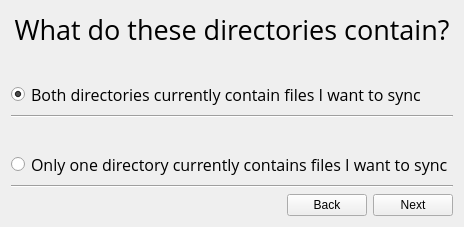
               <widget class="QWidget" name="page_3">
                <layout class="QVBoxLayout" name="verticalLayout_12">
                 <item>
                  <widget class="QLabel" name="p2Title_2">
                   <property name="font">
                    <font>
                     <family>Open Sans</family>
                     <pointsize>20</pointsize>
                    </font>
                   </property>
                   <property name="text">
                    <string>What do these directories contain?</string>
                   </property>
                   <property name="alignment">
                    <set>Qt::AlignCenter</set>
                   </property>
                  </widget>
                 </item>
                 <item>
                  <layout class="QHBoxLayout" name="horizontalLayout_16">
                   <item>
                    <spacer name="horizontalSpacer_33">
                     <property name="orientation">
                      <enum>Qt::Horizontal</enum>
                     </property>
                     <property name="sizeHint" stdset="0">
                      <size>
                       <width>40</width>
                       <height>20</height>
                      </size>
                     </property>
                    </spacer>
                   </item>
                   <item>
                    <widget class="QLabel" name="label_3">
                     <property name="text">
                      <string/>
                     </property>
                     <property name="pixmap">
                      <pixmap resource="res.qrc">:/images/general/folderwithfiles.png</pixmap>
                     </property>
                    </widget>
                   </item>
                   <item>
                    <spacer name="horizontalSpacer_35">
                     <property name="orientation">
                      <enum>Qt::Horizontal</enum>
                     </property>
                     <property name="sizeHint" stdset="0">
                      <size>
                       <width>40</width>
                       <height>20</height>
                      </size>
                     </property>
                    </spacer>
                   </item>
                   <item>
                    <widget class="QLabel" name="label_4">
                     <property name="text">
                      <string/>
                     </property>
                     <property name="pixmap">
                      <pixmap resource="res.qrc">:/images/general/folderwithfiles.png</pixmap>
                     </property>
                    </widget>
                   </item>
                   <item>
                    <spacer name="horizontalSpacer_36">
                     <property name="orientation">
                      <enum>Qt::Horizontal</enum>
                     </property>
                     <property name="sizeHint" stdset="0">
                      <size>
                       <width>40</width>
                       <height>20</height>
                      </size>
                     </property>
                    </spacer>
                   </item>
                  </layout>
                 </item>
                 <item>
                  <widget class="QRadioButton" name="bothDirs">
                   <property name="font">
                    <font>
                     <family>Open Sans</family>
                     <pointsize>12</pointsize>
                    </font>
                   </property>
                   <property name="text">
                    <string>Both directories currently contain files I want to sync</string>
                   </property>
                   <property name="checked">
                    <bool>true</bool>
                   </property>
                  </widget>
                 </item>
                 <item>
                  <widget class="Line" name="line_24">
                   <property name="orientation">
                    <enum>Qt::Horizontal</enum>
                   </property>
                  </widget>
                 </item>
                 <item>
                  <layout class="QHBoxLayout" name="horizontalLayout_17">
                   <item>
                    <spacer name="horizontalSpacer_37">
                     <property name="orientation">
                      <enum>Qt::Horizontal</enum>
                     </property>
                     <property name="sizeHint" stdset="0">
                      <size>
                       <width>40</width>
                       <height>20</height>
                      </size>
                     </property>
                    </spacer>
                   </item>
                   <item>
                    <widget class="QLabel" name="label_5">
                     <property name="text">
                      <string/>
                     </property>
                     <property name="pixmap">
                      <pixmap resource="res.qrc">:/images/general/folderwithfiles.png</pixmap>
                     </property>
                    </widget>
                   </item>
                   <item>
                    <spacer name="horizontalSpacer_38">
                     <property name="orientation">
                      <enum>Qt::Horizontal</enum>
                     </property>
                     <property name="sizeHint" stdset="0">
                      <size>
                       <width>40</width>
                       <height>20</height>
                      </size>
                     </property>
                    </spacer>
                   </item>
                   <item>
                    <widget class="QLabel" name="label_6">
                     <property name="text">
                      <string/>
                     </property>
                     <property name="pixmap">
                      <pixmap resource="res.qrc">:/images/general/folderwithoutfiles.png</pixmap>
                     </property>
                    </widget>
                   </item>
                   <item>
                    <spacer name="horizontalSpacer_39">
                     <property name="orientation">
                      <enum>Qt::Horizontal</enum>
                     </property>
                     <property name="sizeHint" stdset="0">
                      <size>
                       <width>40</width>
                       <height>20</height>
                      </size>
                     </property>
                    </spacer>
                   </item>
                  </layout>
                 </item>
                 <item>
                  <widget class="QRadioButton" name="oneDir">
                   <property name="font">
                    <font>
                     <family>Open Sans</family>
                     <pointsize>12</pointsize>
                    </font>
                   </property>
                   <property name="text">
                    <string>Only one directory currently contains files I want to sync</string>
                   </property>
                  </widget>
                 </item>
                 <item>
                  <widget class="Line" name="line_26">
                   <property name="orientation">
                    <enum>Qt::Horizontal</enum>
                   </property>
                  </widget>
                 </item>
                 <item>
                  <layout class="QHBoxLayout" name="p1horz1_6">
                   <item>
                    <spacer name="horizontalSpacer_28">
                     <property name="orientation">
                      <enum>Qt::Horizontal</enum>
                     </property>
                     <property name="sizeHint" stdset="0">
                      <size>
                       <width>40</width>
                       <height>20</height>
                      </size>
                     </property>
                    </spacer>
                   </item>
                   <item>
                    <widget class="QPushButton" name="p3Back">
                     <property name="text">
                      <string>Back</string>
                     </property>
                    </widget>
                   </item>
                   <item>
                    <widget class="QPushButton" name="p3Next">
                     <property name="text">
                      <string>Next</string>
                     </property>
                    </widget>
                   </item>
                  </layout>
                 </item>
                </layout>
               </widget>
